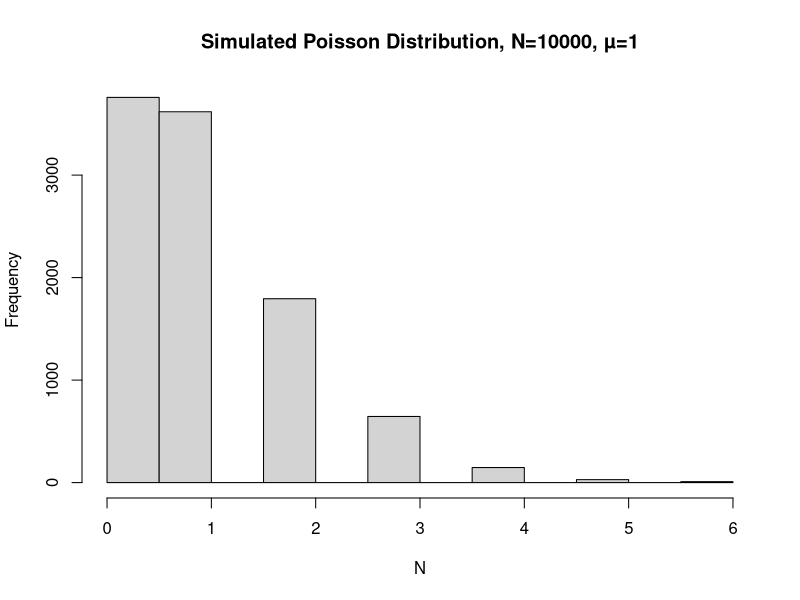
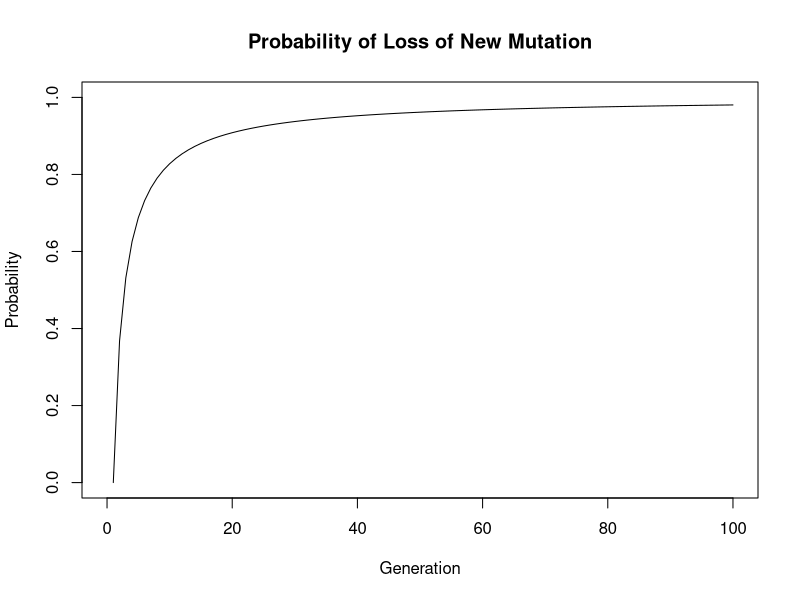
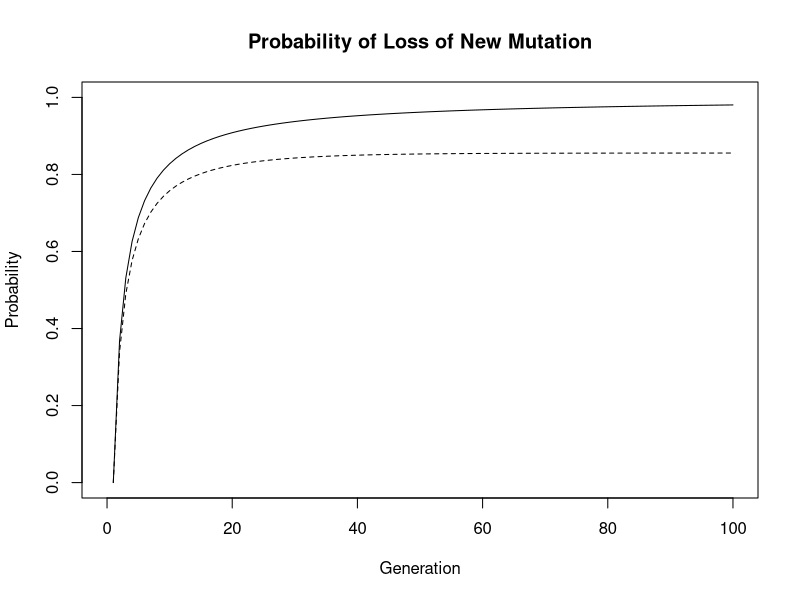

Reproduce these figures in R, in order.
## ---- chunk 1
N <-10000
u <-rpois(N,1)
hist(u,xlab="N",main="Simulated Poisson Distribution, N=10000, µ=1") 
## ---- chunk 2
z <-length(u[u==0])/length(u)
z
## ---- chunk 3
x1 <-exp(-1)
x1
## ---- chunk 4
exp(.95*(-1))

## ---- chunk 5
x2 <-exp(x1-1)
x2
## ---- chunk 6
fate <-function(c){
x <-rep(0,100) # create a vector of zeros, which will hold the results of the recursion calculation
for(i in 1:99){
  x[i+1] <-exp((1+c)*(x[i]-1))
}

return(x)
}
## ---- chunk 7
x0 <-fate(0) 
## ---- chunk 8
plot(x0, xlab="Generation",ylab="Probability",main="Probability of Loss of New Mutation", ylim=c(0,1),xlim=c(0,100),type="l")
## ---- chunk 9
x1 <-fate(.08)
plot(x0, xlab="Generation",ylab="Probability",main="Probability of Loss of New Mutation", ylim=c(0,1),xlim=c(0,100),type="l")
lines(x1,lty=2)

## ---- chunk 10
 s1 <-1-x1[100]
s1
## ---- chunk 11
s0 <-1-x0[100]
s0
## ---- chunk 12
s1/s0
